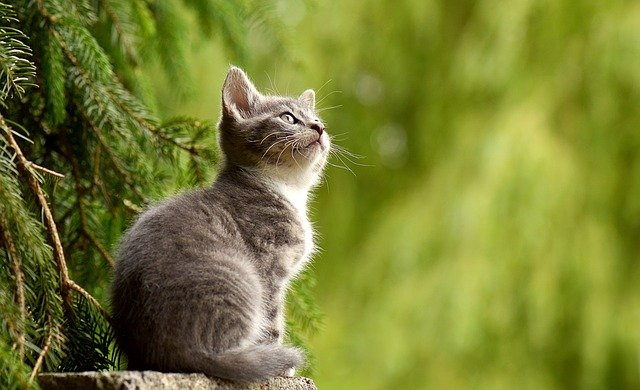
#> input picture cat.jpg, 640 x 390 px
$ jupyter execute 07-cut-image.ipynb
#> lines starting #> are read from the running program, lines starting #| are printed output that depends on the picture; after the words box and inside, x2 and y2 are one past the last pixel; in counts of white or black regions, pixels touching at a corner belong together
# 7. 이미지 자르기

## 영역을 잘라서 새로운 윈도우(창)에 표시.

[cell 1]
import cv2

img = cv2.imread('cat.jpg')
#> img is the input picture: shape (390, 640, 3); mean B, G, R 50.4, 126.1, 119.4
print(img.shape) # 390, 640, 3
#| (390, 640, 3)

crop = img[100:200, 300:600] # 세로, 가로 순
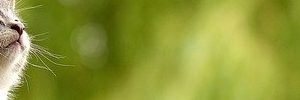
#> crop: shape (100, 300, 3); mean B, G, R 54.1, 150, 140.9

cv2.imshow('img', img)
cv2.imshow('crop', crop)

cv2.waitKey(0)
cv2.destroyAllWindows()

## 영역을 잘라서 기존 윈도우에 표시

[cell 2]
import cv2

img = cv2.imread('cat.jpg')
print(img.shape) # 390, 640, 3
#| (390, 640, 3)

crop = img[100:200, 300:600] # 세로, 가로 순
img[0:100, 100:400] = crop # 현재 이미지에 넣는다.
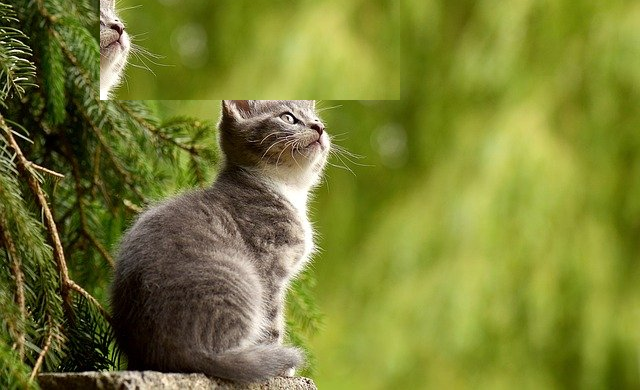
#> img: shape (390, 640, 3); 12.02% of pixels changed, all inside (x1, y1, x2, y2) = (100, 0, 400, 100)

cv2.imshow('img', img)

cv2.waitKey(0)
cv2.destroyAllWindows()

## 동영상에 적용

[cell 3]
import cv2

cap = cv2.VideoCapture('cat-video.mp4')

while cap.isOpened() :
    ret, frame = cap.read()
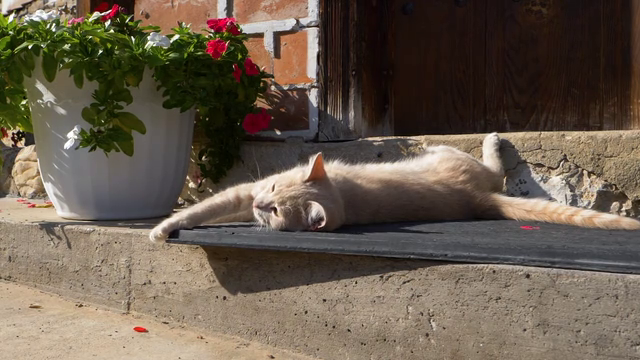
#> input picture frame 55 of cat-video.mp4, 640 x 360 px
#> frame is the input picture: shape (360, 640, 3); mean B, G, R 77.7, 92.1, 104.9
    if not ret :
        print('no more frame')
        break

    crop = frame[100:200, 300:600]
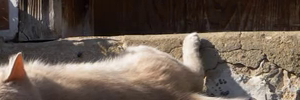
#> crop: shape (100, 300, 3); mean B, G, R 80.2, 90.7, 104.8
    frame[0:100, 100:400] = crop # frame에 crop 덮어씌우기.
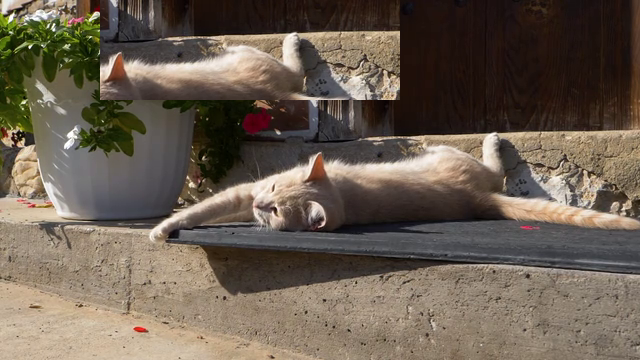
#> frame: shape (360, 640, 3); 13.02% of pixels changed, all inside (x1, y1, x2, y2) = (100, 0, 400, 100)

    cv2.imshow('window', frame)
    cv2.imshow('crop', crop)  # crop 이미지 별도의 윈도우(창)에 표시.
    if cv2.waitKey(25) == ord('q') :
#> (key q is pressed here)
        break
cap.release()
cv2.destroyAllWindows()
